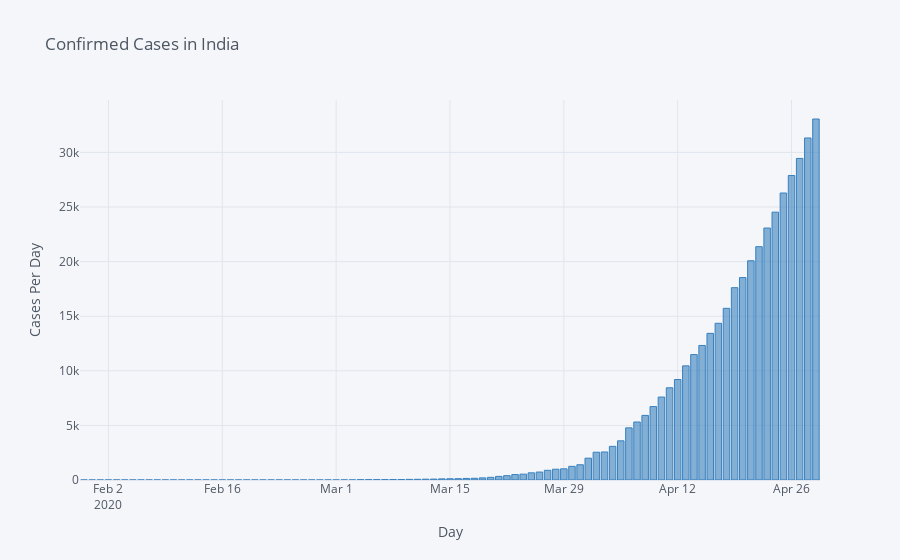

This figure's notebook cell:
### Code cell
covid_india[['Confirmed']].iplot(kind='bar',color=['blue'],title = 'Confirmed Cases in India',
                                 yTitle = 'Cases Per Day',xTitle='Day')

### Figure 1 — Plotly figure (JSON) as saved in the notebook; plotly's stock layout.template omitted (floating-point values rounded to 4 significant figures)
{"data": [{"marker": {"color": "rgba(55, 128, 191, 0.6)", "line": {"color": "rgba(55, 128, 191, 1.0)", "width": 1}}, "name": "Confirmed", "orientation": "v", "text": "", "type": "bar", "x": ["2020-01-30", "2020-01-31", "2020-02-01", "2020-02-02", "2020-02-03", "2020-02-04", "2020-02-05", "2020-02-06", "2020-02-07", "2020-02-08", "2020-02-09", "2020-02-10", "2020-02-11", "2020-02-12", "2020-02-13", "2020-02-14", "2020-02-15", "2020-02-16", "2020-02-17", "2020-02-18", "2020-02-19", "2020-02-20", "2020-02-21", "2020-02-22", "2020-02-23", "2020-02-24", "2020-02-25", "2020-02-26", "2020-02-27", "2020-02-28", "2020-02-29", "2020-03-01", "2020-03-02", "2020-03-03", "2020-03-04", "2020-03-05", "2020-03-06", "2020-03-07", "2020-03-08", "2020-03-09", "2020-03-10", "2020-03-11", "2020-03-12", "2020-03-13", "2020-03-14", "2020-03-15", "2020-03-16", "2020-03-17", "2020-03-18", "2020-03-19", "2020-03-20", "2020-03-21", "2020-03-22", "2020-03-23", "2020-03-24", "2020-03-25", "2020-03-26", "2020-03-27", "2020-03-28", "2020-03-29", "2020-03-30", "2020-03-31", "2020-04-01", "2020-04-02", "2020-04-03", "2020-04-04", "2020-04-05", "2020-04-06", "2020-04-07", "2020-04-08", "2020-04-09", "2020-04-10", "2020-04-11", "2020-04-12", "2020-04-13", "2020-04-14", "2020-04-15", "2020-04-16", "2020-04-17", "2020-04-18", "2020-04-19", "2020-04-20", "2020-04-21", "2020-04-22", "2020-04-23", "2020-04-24", "2020-04-25", "2020-04-26", "2020-04-27", "2020-04-28", "2020-04-29"], "y": [1, 1, 1, 2, 3, 3, 3, 3, 3, 3, 3, 3, 3, 3, 3, 3, 3, 3, 3, 3, 3, 3, 3, 3, 3, 3, 3, 3, 3, 3, 3, 3, 5, 5, 28, 30, 31, 34, 39, 43, 56, 62, 73, 82, 102, 113, 119, 142, 156, 194, 244, 330, 396, 499, 536, 657, 727, 887, 987, 1024, 1251, 1397, 1998, 2543, 2567, 3082, 3588, 4778, 5311, 5916, 6725, 7598, 8446, 9205, 10453, 11487, 12322, 13430, 14352, 15722, 17615, 18539, 20080, 21370, 23077, 24530, 26283, 27890, 29451, 31324, 33062]}], "layout": {"legend": {"bgcolor": "#F5F6F9", "font": {"color": "#4D5663"}}, "paper_bgcolor": "#F5F6F9", "plot_bgcolor": "#F5F6F9", "title": {"font": {"color": "#4D5663"}, "text": "Confirmed Cases in India"}, "xaxis": {"gridcolor": "#E1E5ED", "showgrid": true, "tickfont": {"color": "#4D5663"}, "title": {"font": {"color": "#4D5663"}, "text": "Day"}, "zerolinecolor": "#E1E5ED"}, "yaxis": {"gridcolor": "#E1E5ED", "showgrid": true, "tickfont": {"color": "#4D5663"}, "title": {"font": {"color": "#4D5663"}, "text": "Cases Per Day"}, "zerolinecolor": "#E1E5ED"}}}
